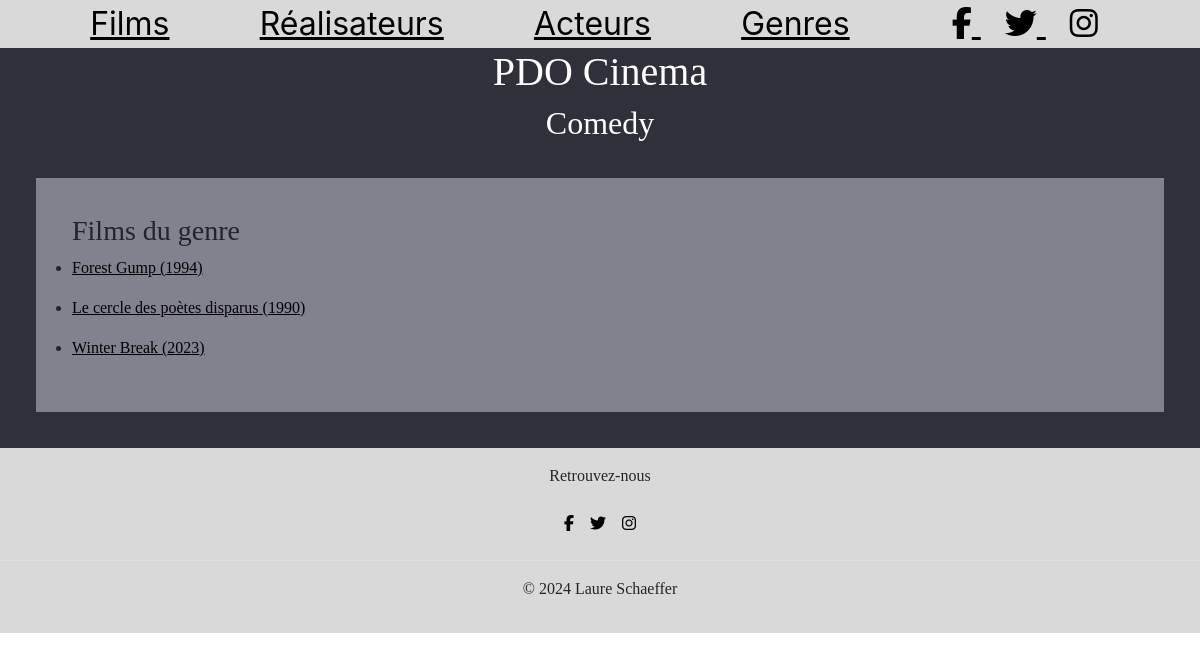
Page /index.php?action=detailGenre&id=3 on the committed database.
### tables this page shows
CREATE TABLE IF NOT EXISTS `genre` (
  `id_genre` int NOT NULL AUTO_INCREMENT,
  `nom` varchar(50) DEFAULT NULL,
  PRIMARY KEY (`id_genre`)
);

CREATE TABLE IF NOT EXISTS `definir` (
  `id_film` int NOT NULL,
  `id_genre` int NOT NULL,
  PRIMARY KEY (`id_film`,`id_genre`),
  KEY `id_genre` (`id_genre`),
  CONSTRAINT `definir_ibfk_1` FOREIGN KEY (`id_film`) REFERENCES `film` (`id_film`),
  CONSTRAINT `definir_ibfk_2` FOREIGN KEY (`id_genre`) REFERENCES `genre` (`id_genre`)
);

CREATE TABLE IF NOT EXISTS `film` (
  `id_film` int NOT NULL AUTO_INCREMENT,
  `titre` varchar(255) NOT NULL,
  `annee_sortie_fr` int DEFAULT NULL,
  `duree` int DEFAULT NULL,
  `synopsis` text,
  `note` float DEFAULT NULL,
  `id_realisateur` int NOT NULL,
  `affiche` text,
  PRIMARY KEY (`id_film`),
  KEY `id_realisateur` (`id_realisateur`),
  CONSTRAINT `film_ibfk_1` FOREIGN KEY (`id_realisateur`) REFERENCES `realisateur` (`id_realisateur`)
);

### controller/CinemaController.php (called while the page is built, shortened)
<?php
class CinemaController {
    public function detailGenre($id){
        $pdo = Connect::seConnecter();
        $requeteDetailGenre = $pdo->prepare("SELECT f.titre, f.annee_sortie_fr, d.id_genre, g.nom, f.id_film
        FROM definir d
        INNER JOIN film f ON d.id_film = f.id_film
        INNER JOIN genre g ON d.id_genre = g.id_genre
        WHERE d.id_genre= :id");
        $requeteDetailGenre->execute(["id" =>$id]);
        require "view/detailGenre.php";
    }
}

### view/detailGenre.php (the view, shortened to what this page needs)
<section class="detail">
    <h3>Films du genre</h3>
    <?php foreach($requeteDetailGenre ->fetchAll() as $genre){
        ?>
        <ul>
            <li><a href="index.php?action=detailFilm&id=<?=$genre["id_film"]?>"><?=$genre["titre"].' ('.$genre["annee_sortie_fr"].')'?></a></li>
        </ul>
    <?php }
    ?>
</section>
<?php
$titre_secondaire = $genre["nom"];
$contenu = ob_get_clean();
require_once "view/template.php";

### view/template.php (shortened to what this page needs)
<!DOCTYPE html>
<html lang="en">
<head>
    <link rel="stylesheet" href="https://stackpath.bootstrapcdn.com/bootstrap/4.5.2/css/bootstrap.min.css">
    <link rel="stylesheet" href="https://cdnjs.cloudflare.com/ajax/libs/font-awesome/6.5.1/css/all.min.css" />
    <link rel="stylesheet" href="public/css/style.css">
</head>
<body>
    <nav class="topNav" id="MyTopnav">
        <a href="index.php?action=listFilms">Films</a></li>
        <a href="index.php?action=listReals">Réalisateurs</a></li>
        <a href="index.php?action=listActeurs">Acteurs</a></li>
        <a href="index.php?action=listGenres">Genres</a></li>
        <div class="network">
            <a href="#">
                <i class="fa-brands fa-facebook-f"></i>
            </a>
            <a href="#">
                <i class="fa-brands fa-twitter"></i>
            </a>
            <a href="#">
                <i class="fa-brands fa-instagram"></i>
            </a>
        </div>
    </nav>
    <div id="wrapper">
        <main>
            <div id="contenu">
                <h1>PDO Cinema</h1>
                <h2><?= $titre_secondaire ?></h2>
                <?= $contenu ?>
            </div>
        <footer class="py-3 my-4">
        <p class="text-center text-body-secondary">Retrouvez-nous</p>
        <ul class="nav justify-content-center border-bottom pb-3 mb-3">
            <li class="nav-item"><a href="#" class="nav-link px-2 text-body-secondary"><i class="fa-brands fa-facebook-f"></i></a></li>
            <li class="nav-item"><a href="#" class="nav-link px-2 text-body-secondary"><i class="fa-brands fa-twitter"></i></a></li>
            <li class="nav-item"><a href="#" class="nav-link px-2 text-body-secondary"><i class="fa-brands fa-instagram"></i></a></li>
        </ul>
        <p class="text-center text-body-secondary">© 2024 Laure Schaeffer</p>
        </footer>
        </main>
    </div>
</body>
</html>

### public/css/style.css (style rules this page uses)
* { margin: 0; padding: 0; box-sizing: border-box; }
#wrapper { background-color: #2F303A; font-family: "IBM Plex", Serif }
a { color: black; text-decoration: revert; }
h1, h2, .uk-label { color: white; text-align: center; }
#MyTopnav { background-color: #D9D9D9; display: flex; justify-content: space-evenly; }
#MyTopnav a { font-size: 2em; }
.network a { padding: 0 12px; }
footer { background-color: #D9D9D9; }
.card-listing, .listing-genre, .detail { background-color: #82828F; padding: 3%; margin: 3%; }

### rows in the picture
genre: nom "Comedy"
definir: id_film.titre "Forest Gump", id_film.annee_sortie_fr "1994"
definir: id_film.titre "Le cercle des poètes disparus", id_film.annee_sortie_fr "1990"
definir: id_film.titre "Winter Break", id_film.annee_sortie_fr "2023"
